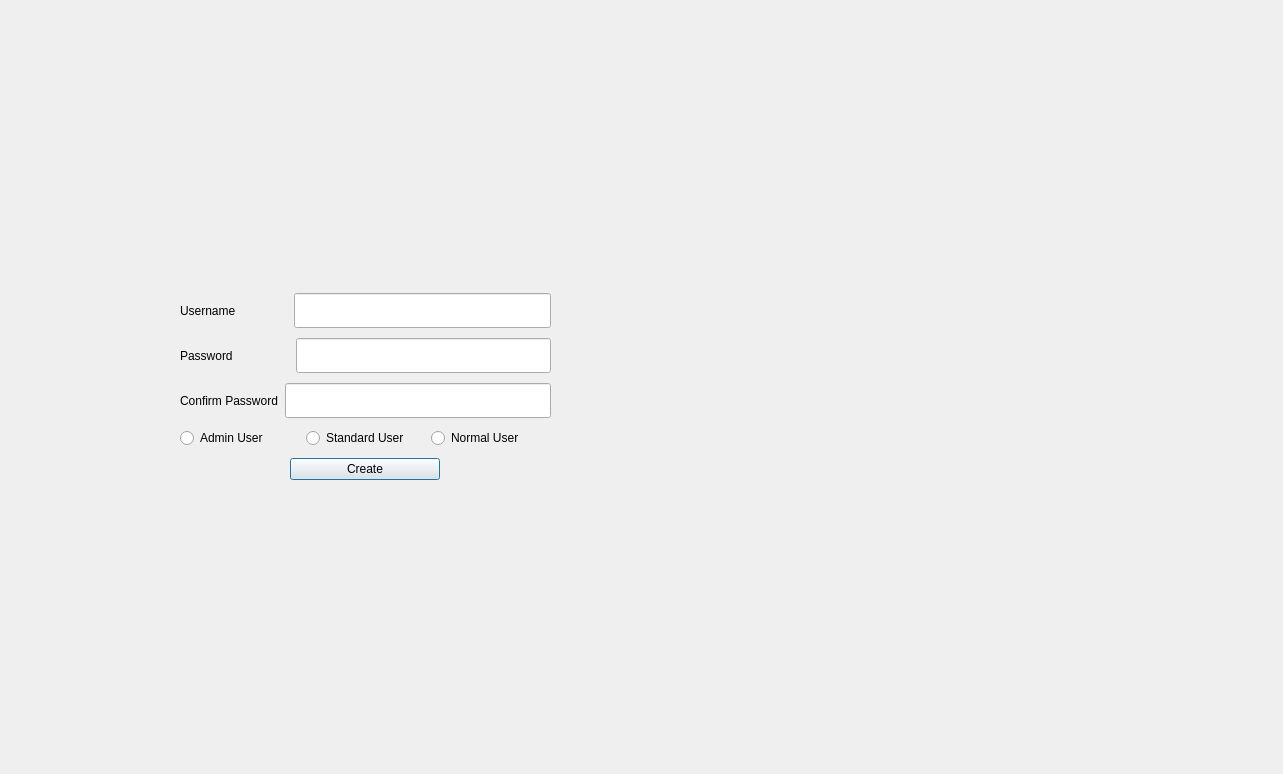
<?xml version="1.0" encoding="UTF-8"?>
<ui version="4.0">
 <class>NewUserPrevilege</class>
 <widget class="QDialog" name="NewUserPrevilege">
  <property name="geometry">
   <rect>
    <x>0</x>
    <y>0</y>
    <width>1283</width>
    <height>774</height>
   </rect>
  </property>
  <property name="windowTitle">
   <string>Dialog</string>
  </property>
  <widget class="QWidget" name="layoutWidget">
   <property name="geometry">
    <rect>
     <x>180</x>
     <y>240</y>
     <width>371</width>
     <height>293</height>
    </rect>
   </property>
   <layout class="QVBoxLayout" name="verticalLayout_2">
    <item>
     <layout class="QVBoxLayout" name="verticalLayout">
      <item>
       <spacer name="verticalSpacer_5">
        <property name="orientation">
         <enum>Qt::Vertical</enum>
        </property>
        <property name="sizeType">
         <enum>QSizePolicy::Fixed</enum>
        </property>
        <property name="sizeHint" stdset="0">
         <size>
          <width>20</width>
          <height>2</height>
         </size>
        </property>
       </spacer>
      </item>
      <item>
       <layout class="QHBoxLayout" name="horizontalLayout">
        <item>
         <widget class="QLabel" name="label">
          <property name="text">
           <string>Username</string>
          </property>
         </widget>
        </item>
        <item>
         <spacer name="horizontalSpacer">
          <property name="orientation">
           <enum>Qt::Horizontal</enum>
          </property>
          <property name="sizeType">
           <enum>QSizePolicy::Fixed</enum>
          </property>
          <property name="sizeHint" stdset="0">
           <size>
            <width>52</width>
            <height>20</height>
           </size>
          </property>
         </spacer>
        </item>
        <item>
         <widget class="QLineEdit" name="lineEdit_newuser">
          <property name="sizePolicy">
           <sizepolicy hsizetype="MinimumExpanding" vsizetype="Fixed">
            <horstretch>0</horstretch>
            <verstretch>0</verstretch>
           </sizepolicy>
          </property>
          <property name="minimumSize">
           <size>
            <width>0</width>
            <height>35</height>
           </size>
          </property>
         </widget>
        </item>
       </layout>
      </item>
      <item>
       <spacer name="verticalSpacer">
        <property name="orientation">
         <enum>Qt::Vertical</enum>
        </property>
        <property name="sizeType">
         <enum>QSizePolicy::Fixed</enum>
        </property>
        <property name="sizeHint" stdset="0">
         <size>
          <width>20</width>
          <height>4</height>
         </size>
        </property>
       </spacer>
      </item>
      <item>
       <layout class="QHBoxLayout" name="horizontalLayout_2">
        <item>
         <widget class="QLabel" name="label_2">
          <property name="text">
           <string>Password</string>
          </property>
         </widget>
        </item>
        <item>
         <spacer name="horizontalSpacer_2">
          <property name="orientation">
           <enum>Qt::Horizontal</enum>
          </property>
          <property name="sizeType">
           <enum>QSizePolicy::Fixed</enum>
          </property>
          <property name="sizeHint" stdset="0">
           <size>
            <width>57</width>
            <height>20</height>
           </size>
          </property>
         </spacer>
        </item>
        <item>
         <widget class="QLineEdit" name="lineEdit_pass">
          <property name="sizePolicy">
           <sizepolicy hsizetype="MinimumExpanding" vsizetype="Fixed">
            <horstretch>0</horstretch>
            <verstretch>0</verstretch>
           </sizepolicy>
          </property>
          <property name="minimumSize">
           <size>
            <width>0</width>
            <height>35</height>
           </size>
          </property>
         </widget>
        </item>
       </layout>
      </item>
      <item>
       <spacer name="verticalSpacer_3">
        <property name="orientation">
         <enum>Qt::Vertical</enum>
        </property>
        <property name="sizeType">
         <enum>QSizePolicy::Fixed</enum>
        </property>
        <property name="sizeHint" stdset="0">
         <size>
          <width>20</width>
          <height>4</height>
         </size>
        </property>
       </spacer>
      </item>
      <item>
       <layout class="QHBoxLayout" name="horizontalLayout_3">
        <item>
         <widget class="QLabel" name="label_3">
          <property name="text">
           <string>Confirm Password</string>
          </property>
         </widget>
        </item>
        <item>
         <spacer name="horizontalSpacer_5">
          <property name="orientation">
           <enum>Qt::Horizontal</enum>
          </property>
          <property name="sizeType">
           <enum>QSizePolicy::Fixed</enum>
          </property>
          <property name="sizeHint" stdset="0">
           <size>
            <width>1</width>
            <height>20</height>
           </size>
          </property>
         </spacer>
        </item>
        <item>
         <widget class="QLineEdit" name="lineEdit_3">
          <property name="sizePolicy">
           <sizepolicy hsizetype="MinimumExpanding" vsizetype="Fixed">
            <horstretch>0</horstretch>
            <verstretch>0</verstretch>
           </sizepolicy>
          </property>
          <property name="minimumSize">
           <size>
            <width>0</width>
            <height>35</height>
           </size>
          </property>
         </widget>
        </item>
       </layout>
      </item>
      <item>
       <spacer name="verticalSpacer_4">
        <property name="orientation">
         <enum>Qt::Vertical</enum>
        </property>
        <property name="sizeType">
         <enum>QSizePolicy::Fixed</enum>
        </property>
        <property name="sizeHint" stdset="0">
         <size>
          <width>20</width>
          <height>4</height>
         </size>
        </property>
       </spacer>
      </item>
      <item>
       <layout class="QHBoxLayout" name="horizontalLayout_4">
        <item>
         <widget class="QRadioButton" name="radioButton_admin">
          <property name="text">
           <string>Admin User</string>
          </property>
         </widget>
        </item>
        <item>
         <widget class="QRadioButton" name="radioButton_standard">
          <property name="text">
           <string>Standard User</string>
          </property>
         </widget>
        </item>
        <item>
         <widget class="QRadioButton" name="radioButton_normal">
          <property name="text">
           <string>Normal User</string>
          </property>
         </widget>
        </item>
       </layout>
      </item>
      <item>
       <spacer name="verticalSpacer_6">
        <property name="orientation">
         <enum>Qt::Vertical</enum>
        </property>
        <property name="sizeType">
         <enum>QSizePolicy::Fixed</enum>
        </property>
        <property name="sizeHint" stdset="0">
         <size>
          <width>20</width>
          <height>4</height>
         </size>
        </property>
       </spacer>
      </item>
      <item>
       <layout class="QHBoxLayout" name="horizontalLayout_5">
        <item>
         <spacer name="horizontalSpacer_3">
          <property name="orientation">
           <enum>Qt::Horizontal</enum>
          </property>
          <property name="sizeType">
           <enum>QSizePolicy::Fixed</enum>
          </property>
          <property name="sizeHint" stdset="0">
           <size>
            <width>100</width>
            <height>20</height>
           </size>
          </property>
         </spacer>
        </item>
        <item>
         <widget class="QPushButton" name="pushButton_create">
          <property name="sizePolicy">
           <sizepolicy hsizetype="Fixed" vsizetype="Fixed">
            <horstretch>0</horstretch>
            <verstretch>0</verstretch>
           </sizepolicy>
          </property>
          <property name="maximumSize">
           <size>
            <width>150</width>
            <height>16777215</height>
           </size>
          </property>
          <property name="text">
           <string>Create</string>
          </property>
         </widget>
        </item>
        <item>
         <spacer name="horizontalSpacer_4">
          <property name="orientation">
           <enum>Qt::Horizontal</enum>
          </property>
          <property name="sizeType">
           <enum>QSizePolicy::Fixed</enum>
          </property>
          <property name="sizeHint" stdset="0">
           <size>
            <width>100</width>
            <height>20</height>
           </size>
          </property>
         </spacer>
        </item>
       </layout>
      </item>
     </layout>
    </item>
    <item>
     <spacer name="verticalSpacer_2">
      <property name="orientation">
       <enum>Qt::Vertical</enum>
      </property>
      <property name="sizeType">
       <enum>QSizePolicy::Fixed</enum>
      </property>
      <property name="sizeHint" stdset="0">
       <size>
        <width>20</width>
        <height>2</height>
       </size>
      </property>
     </spacer>
    </item>
   </layout>
  </widget>
 </widget>
 <resources/>
 <connections/>
</ui>
